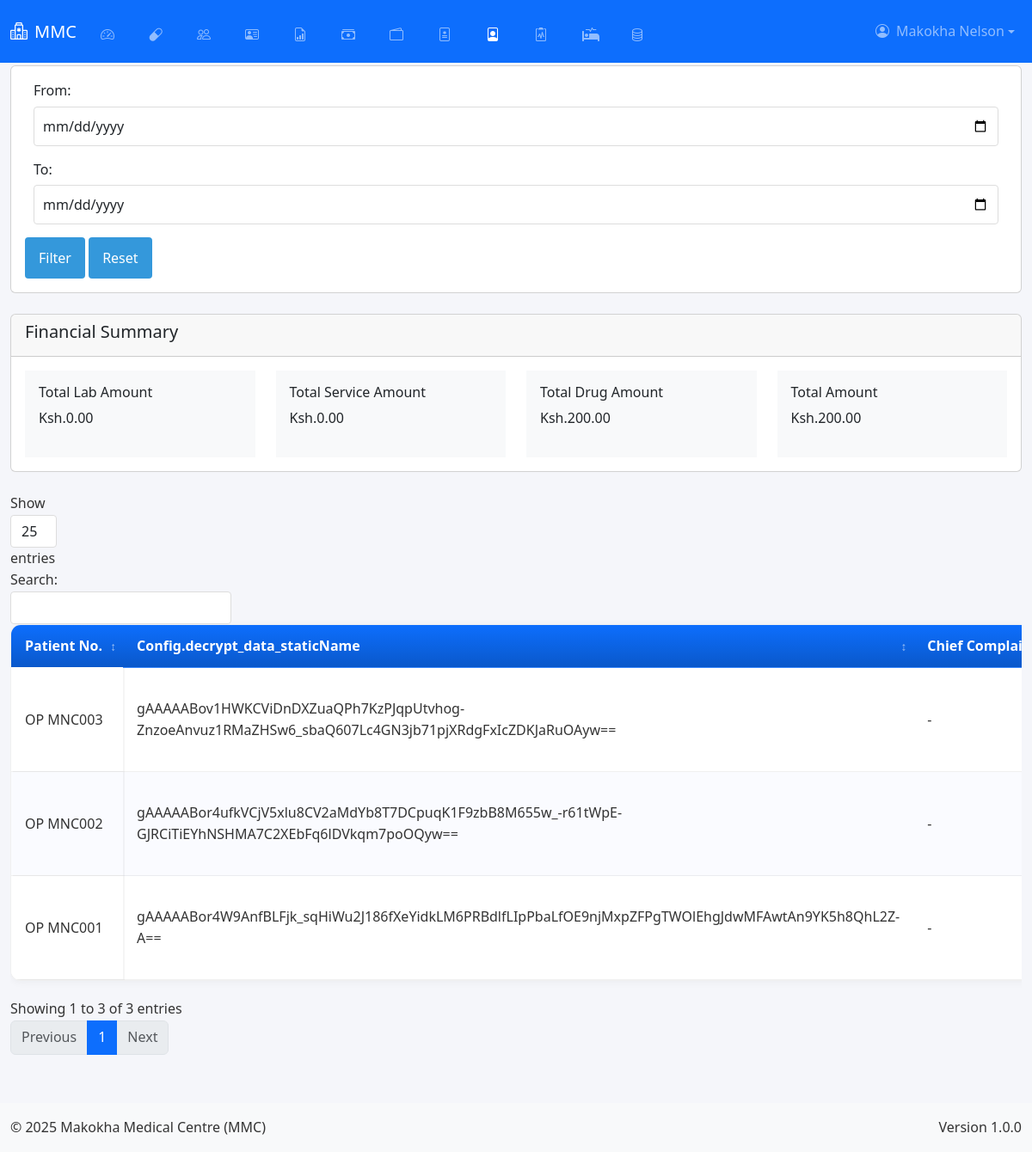
The page /admin/patients (signed in) on the database as committed earlier.
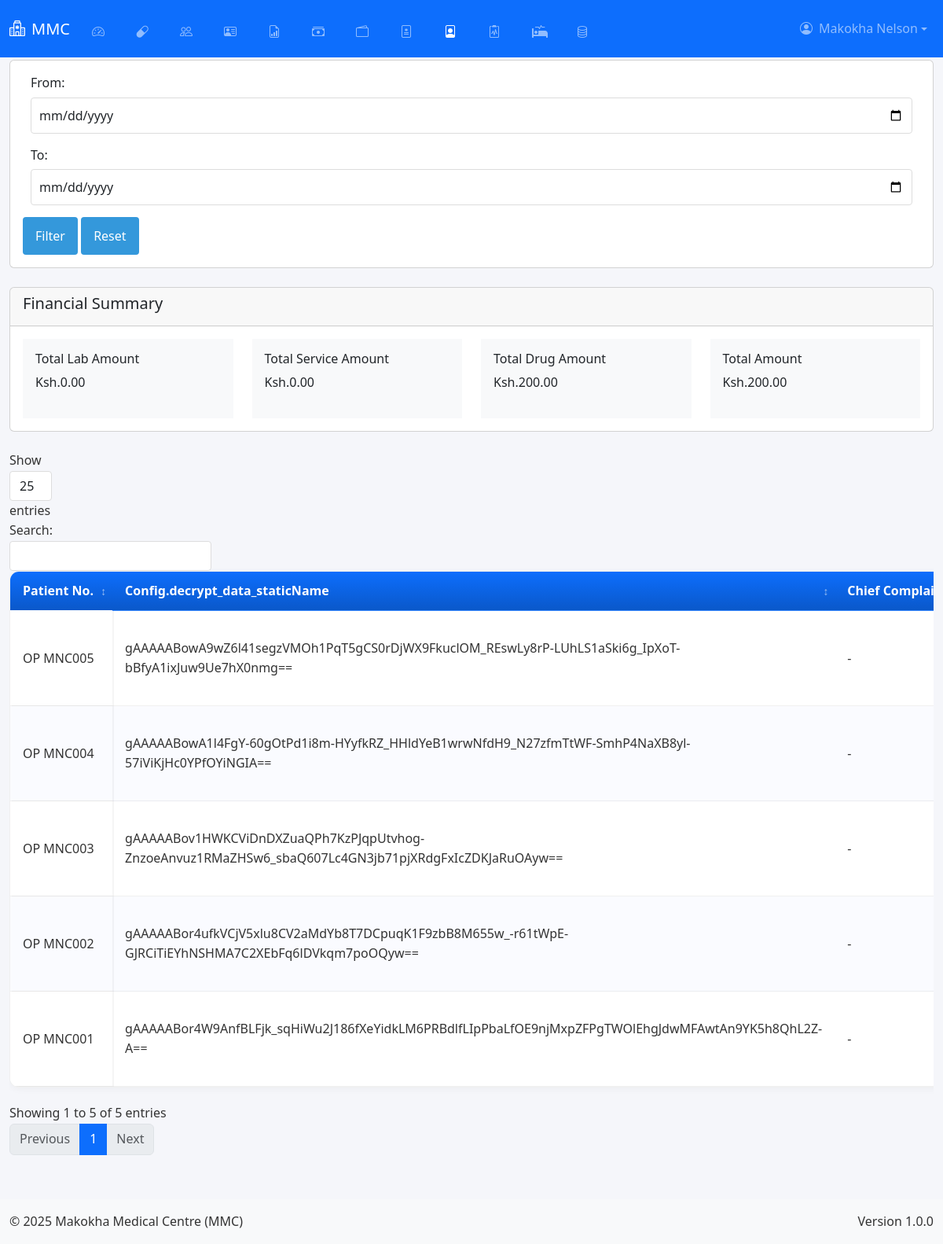
The same page on the database as committed later.
### app.py (models this page shows, shortened)
class User(db.Model, UserMixin):
    __tablename__ = 'user'
    id = db.Column(db.Integer, primary_key=True)
    username = db.Column(db.String(50), unique=True, nullable=False)
    email = db.Column(db.String(100), unique=True, nullable=False)
    password = db.Column(db.String(200), nullable=False)
    role = db.Column(db.String(20), nullable=False, default='user')
    is_active = db.Column(db.Boolean, default=True)
    last_login = db.Column(db.DateTime)
    profile_picture = db.Column(db.String(255))
    created_at = db.Column(db.DateTime, default=lambda: datetime.now(timezone.utc))
    updated_at = db.Column(db.DateTime, default=lambda: datetime.now(timezone.utc), onupdate=lambda: datetime.now(timezone.utc))

class Patient(db.Model):
    id = db.Column(db.Integer, primary_key=True)
    op_number = db.Column(db.String(20), unique=True)
    ip_number = db.Column(db.String(20), unique=True)
    name = db.Column(db.String(100), nullable=False)  # encrypted
    age = db.Column(db.Integer)
    gender = db.Column(db.String(10))
    address = db.Column(db.String(200))  # encrypted
    phone = db.Column(db.String(20))  # encrypted
    destination = db.Column(db.String(100))
    occupation = db.Column(db.String(100))  # encrypted
    religion = db.Column(db.String(100))
    nok_name = db.Column(db.String(100))  # encrypted
    nok_contact = db.Column(db.String(20))  # encrypted
    tca = db.Column(db.Date)
    date_of_admission = db.Column(db.Date)
    status = db.Column(db.String(20), default='active')
    chief_complaint = db.Column(db.Text)
    history_present_illness = db.Column(db.Text)
    ai_assistance_enabled = db.Column(db.Boolean, default=False)
    ai_diagnosis = db.Column(db.Text)
    ai_treatment_recommendations = db.Column(db.Text)
    ai_last_updated = db.Column(db.DateTime)
    ai_confidence_score = db.Column(db.Float)  # 0-1 scale for diagnosis confidence
    created_at = db.Column(db.DateTime, default=datetime.utcnow)
    updated_at = db.Column(db.DateTime, default=datetime.utcnow, onupdate=datetime.utcnow)
    reviews = db.relationship('PatientReviewSystem', backref='patient', lazy=True)
    histories = db.relationship('PatientHistory', backref='patient', lazy=True)
    examinations = db.relationship('PatientExamination', backref='patient', lazy=True)
    diagnoses = db.relationship('PatientDiagnosis', backref='patient', lazy=True)
    management = db.relationship('PatientManagement', backref='patient', lazy=True)
    lab_requests = db.relationship('LabRequest', backref='patient', lazy=True)
    imaging_requests = db.relationship('ImagingRequest', backref='patient', lazy=True)

### app.py (the view, shortened to what this page needs)
@app.route('/admin/patients', methods=['GET', 'POST'])
@login_required
def manage_patients():
    if current_user.role != 'admin':
        flash('Unauthorized access', 'danger')
        return redirect(url_for('home'))
    start_date = request.args.get('start_date')
    end_date = request.args.get('end_date')
    query = Patient.query
    if start_date:
        try:
            start_date = datetime.strptime(start_date, '%Y-%m-%d')
            query = query.filter(Patient.created_at >= start_date)
        except ValueError:
            flash('Invalid start date format', 'danger')
    if end_date:
        try:
            end_date = datetime.strptime(end_date, '%Y-%m-%d') + timedelta(days=1)
            query = query.filter(Patient.created_at <= end_date)
        except ValueError:
            flash('Invalid end date format', 'danger')
    patients = query.order_by(Patient.created_at.desc()).all()
    total_lab_amount = 0
    total_service_amount = 0
    total_drug_amount = 0
    for patient in patients:
        for lab in patient.labs:
            total_lab_amount += lab.test.price
        for service in patient.services:
            total_service_amount += service.service.price
        for prescription in patient.prescriptions:
            for item in prescription.items:
                total_drug_amount += item.drug.selling_price * item.quantity
    lab_tests = LabTest.query.all()
    services = Service.query.all()
    return render_template('admin/patients.html',
        patients=patients,
        lab_tests=lab_tests,
        services=services,
        total_lab_amount=total_lab_amount,
        total_service_amount=total_service_amount,
        total_drug_amount=total_drug_amount,
        total_amount=total_lab_amount + total_service_amount + total_drug_amount
    )

### templates/admin/patients.html (shortened to what this page needs)
{% extends "base.html" %}
{% block content %}
            <div class="card mb-4">
                <div class="card-body">
                    <form id="dateFilterForm" class="form-inline">
                        <div class="form-group mr-3">
                            <label for="startDate" class="mr-2">From:</label>
                            <input type="date" class="form-control" id="startDate" name="start_date">
                        </div>
                        <div class="form-group mr-3">
                            <label for="endDate" class="mr-2">To:</label>
                            <input type="date" class="form-control" id="endDate" name="end_date">
                        </div>
                        <button type="submit" class="btn btn-primary mr-2">Filter</button>
                        <button type="button" id="resetFilter" class="btn btn-secondary">Reset</button>
                    </form>
                </div>
            </div>
            <div class="card mb-4">
                <div class="card-header">
                    <h5>Financial Summary</h5>
                </div>
                <div class="card-body">
                    <div class="row">
                        <div class="col-md-3">
                            <div class="summary-box bg-light p-3">
                                <h6>Total Lab Amount</h6>
                                <p id="totalLabAmount">$0.00</p>
                            </div>
                        </div>
                        <div class="col-md-3">
                            <div class="summary-box bg-light p-3">
                                <h6>Total Service Amount</h6>
                                <p id="totalServiceAmount">$0.00</p>
                            </div>
                        </div>
                        <div class="col-md-3">
                            <div class="summary-box bg-light p-3">
                                <h6>Total Drug Amount</h6>
                                <p id="totalDrugAmount">$0.00</p>
                            </div>
                        </div>
                        <div class="col-md-3">
                            <div class="summary-box bg-light p-3">
                                <h6>Total Amount</h6>
                                <p id="totalAmount">$0.00</p>
                            </div>
                        </div>
                    </div>
                </div>
            </div>
            <div class="table-responsive">
                <table class="data-table" id="patientsTable">
                    <thead>
                        <tr>
                            <th>Patient No.</th>
                            <th>Config.decrypt_data_staticName</th>
                            <th>Chief Complain</th>
                        </tr>
                    </thead>
                    <tbody>
                        {% for patient in patients %}
                        <tr>
                            <td>{{ patient.op_number or patient.ip_number }}</td>
                            <td>{{ patient.name }}</td>
                            <td>{{ patient.chief_complaints|default('-', true)|truncate(30) }}</td>
                                {% set total_amount = 0 %}
                                {% if patient.labs %}
                                    {% for lab in patient.labs %}
                                        {% set total_amount = total_amount + lab.test.price %}
                                    {% endfor %}
                                {% endif %}
                                {% if patient.services %}
                                    {% for service in patient.services %}
                                        {% set total_amount = total_amount + service.service.price %}
                                    {% endfor %}
                                {% endif %}
                                {% if patient.prescriptions %}
                                    {% for prescription in patient.prescriptions %}
                                        {% for item in prescription.items %}
                                            {% set total_amount = total_amount + (item.drug.selling_price * item.quantity) %}
                                        {% endfor %}
                                    {% endfor %}
                                {% endif %}
                        </tr>
                        {% endfor %}
                    </tbody>
                </table>
            </div>
{% endblock %}

### templates/base.html (shortened to what this page needs)
<!DOCTYPE html>
<html lang="en">
<head>
    <link href="https://cdn.jsdelivr.net/npm/bootstrap@5.3.0/dist/css/bootstrap.min.css" rel="stylesheet">
    <link rel="stylesheet" href="https://cdn.jsdelivr.net/npm/bootstrap-icons@1.11.1/font/bootstrap-icons.css">
    <link rel="stylesheet" href="https://cdnjs.cloudflare.com/ajax/libs/font-awesome/5.15.3/css/all.min.css">
    <link href="https://cdn.jsdelivr.net/npm/select2@4.1.0-rc.0/dist/css/select2.min.css" rel="stylesheet">
    <link rel="stylesheet" href="{{ url_for('static', filename='css/style.css') }}">
    <link rel="stylesheet" href="{{ url_for('static', filename='css/dashboard.css') }}">
    <link rel="stylesheet" href="{{ url_for('static', filename='css/custom.css') }}">
</head>
<body class="d-flex flex-column min-vh-100">
    <nav class="navbar navbar-expand-lg navbar-dark bg-primary fixed-top" id="mainNavbar">
        <div class="container-fluid">
            <a class="navbar-brand fs-5" href="{{ url_for('home') }}">
                <i class="bi bi-hospital me-2"></i>MMC
            </a>
            <div class="collapse navbar-collapse" id="navbarNav">
                <ul class="navbar-nav me-auto">
                    {% if current_user.is_authenticated %}
                        {% if current_user.role == 'admin' %}
                            <li class="nav-item"><a class="nav-link fs-6 px-2 mx-1 icon-nav" href="{{ url_for('admin_dashboard') }}"><i class="bi bi-speedometer2 me-1"></i><span class="nav-text">Dashboard</span></a></li>
                            <li class="nav-item"><a class="nav-link fs-6 px-2 mx-1 icon-nav" href="{{ url_for('manage_drugs') }}"><i class="bi bi-capsule me-1"></i><span class="nav-text">Drugs</span></a></li>
                            <li class="nav-item"><a class="nav-link fs-6 px-2 mx-1 icon-nav" href="{{ url_for('manage_users') }}"><i class="bi bi-people me-1"></i><span class="nav-text">Users</span></a></li>
                            <li class="nav-item"><a class="nav-link fs-6 px-2 mx-1 icon-nav" href="{{ url_for('manage_employees') }}"><i class="bi bi-person-vcard me-1"></i><span class="nav-text">Employees</span></a></li>
                            <li class="nav-item"><a class="nav-link fs-6 px-2 mx-1 icon-nav" href="{{ url_for('admin_reports') }}"><i class="bi bi-file-earmark-bar-graph me-1"></i><span class="nav-text">Reports</span></a></li>
                            <li class="nav-item"><a class="nav-link fs-6 px-2 mx-1 icon-nav" href="{{ url_for('manage_transactions') }}"><i class="bi bi-cash-stack me-1"></i><span class="nav-text">Transactions</span></a></li>
                            <li class="nav-item"><a class="nav-link fs-6 px-2 mx-1 icon-nav" href="{{ url_for('manage_money') }}"><i class="bi bi-wallet2 me-1"></i><span class="nav-text">Money</span></a></li>
                            <li class="nav-item"><a class="nav-link fs-6 px-2 mx-1 icon-nav" href="{{ url_for('manage_dosage') }}"><i class="bi bi-file-medical me-1"></i><span class="nav-text">Dosage</span></a></li>
                            <li class="nav-item"><a class="nav-link fs-6 px-2 mx-1 icon-nav" href="{{ url_for('manage_patients') }}"><i class="bi bi-file-person me-1"></i><span class="nav-text">Patients</span></a></li>
                            <li class="nav-item"><a class="nav-link fs-6 px-2 mx-1 icon-nav" href="{{ url_for('manage_medical_tests') }}"><i class="bi bi-clipboard2-pulse me-1"></i><span class="nav-text">Medical Tests</span></a></li>
                            <li class="nav-item"><a class="nav-link fs-6 px-2 mx-1 icon-nav" href="{{ url_for('manage_beds') }}"><i class="fas fa-procedures me-1"></i><span class="nav-text">Beds</span></a></li>
                            <li class="nav-item"><a class="nav-link fs-6 px-2 mx-1 icon-nav" href="{{ url_for('backup_management') }}"><i class="bi bi-database me-1"></i><span class="nav-text">Backup</span></a></li>
                        {% endif %}
                    {% endif %}
                </ul>
                <ul class="navbar-nav">
                    {% if current_user.is_authenticated %}
                        <li class="nav-item dropdown">
                            <a class="nav-link dropdown-toggle d-flex align-items-center fs-6" href="#" id="userDropdown" role="button" data-bs-toggle="dropdown">
                                {% if current_user.profile_picture %}
                                    <img src="{{ url_for('static', filename=current_user.profile_picture) }}" alt="Profile" class="profile-picture me-2">
                                {% else %}
                                    <i class="bi bi-person-circle me-2"></i>
                                {% endif %}
                                {{ current_user.username }}
                            </a>
                        </li>
                    {% else %}
                        <li class="nav-item">
                        <a class="nav-link fs-6" href="{{ url_for('auth.login') }}">
                            <i class="bi bi-box-arrow-in-right me-1"></i>Login
                        </a>
                        </li>
                    {% endif %}
                </ul>
            </div>
        </div>
    </nav>
    <main class="container-fluid flex-grow-1 py-3" style="margin-top: 60px;">
        {% block content %}{% endblock %}
    </main>
    <footer class="bg-light py-3 mt-auto">
        <div class="container-fluid">
            <div class="row">
                <div class="col-md-6 text-center text-md-start">
                    <p class="mb-0">&copy; 2025 Makokha Medical Centre (MMC)</p>
                </div>
                <div class="col-md-6 text-center text-md-end">
                    <p class="mb-0">Version 1.0.0</p>
                </div>
            </div>
        </div>
    </footer>
</body>
</html>

Rows that differ between the two databases and show on the page:
added Patient: op_number "OP MNC005", name "gAAAAABowA9wZ6l41segzVMOh1PqT5gCS0rDjWX9FkuclOM_REswLy8rP-LUhLS1aSki6g_IpXoT-bBfyA1ixJuw9Ue7hX0nmg==", chief_complaints "-"
added Patient: op_number "OP MNC004", name "gAAAAABowA1l4FgY-60gOtPd1i8m-HYyfkRZ_HHldYeB1wrwNfdH9_N27zfmTtWF-SmhP4NaXB8yl-57iViKjHc0YPfOYiNGIA==", chief_complaints "-"
Other text that changed with them:
text written by a page script: "Show entries Search: Showing 1 to 3 of 3 entries Previous 1 Next" → "Show entries Search: Showing 1 to 5 of 5 entries Previous 1 Next"
